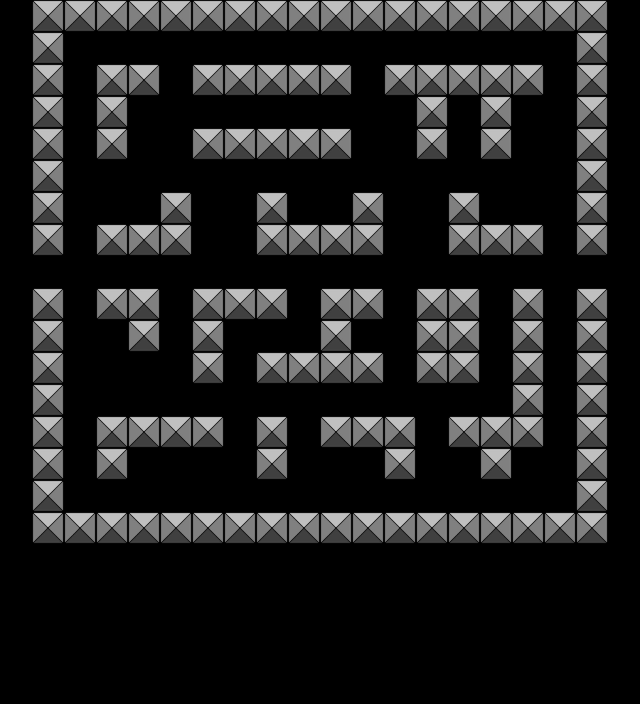

A 2D game scene composited from a Tiled map and its tileset images. What follows is a short description and the map's XML, with each tile layer's data collapsed to a summary:
An orthogonal 20x22 tile map with 32x32 px tiles, 1 tile layer (Mapa) and 154 objects (147x BolaLuz, 6x Fantasma, Jugador).

<map version="1.0" orientation="orthogonal" width="20" height="22" tilewidth="32" tileheight="32">
 <properties>
  <property name="BolaLuz" value="comida.png" />
  <property name="fantasma2" value="f2.png" />
  <property name="fantasma3" value="f3.png" />
  <property name="jugador" value="pacman.png" />
 </properties>
 <tileset firstgid="1" name="tile" tilewidth="32" tileheight="32" margin="0" spacing="0">
  <image source="tile2.png" width="32" height="32" />
 </tileset>
 <layer name="Mapa" width="20" height="22">
  <properties>
   <property name="collidable" value="" />
  </properties>
  <data>[440 cells, 141 non-empty, 1 distinct tile ids]</data>
 </layer>
 <objectgroup name="Objetos del Juego" width="20" height="22">
  <object name="pacman" type="Jugador" x="128" y="384" width="32" height="32">
   <properties>
    <property name="numFrames" value="2" />
    <property name="textureHeight" value="24" />
    <property name="textureID" value="jugador" />
    <property name="textureWidth" value="24" />
   </properties>
  </object>
  <object name="fantasma3" type="Fantasma" x="288" y="192" width="32" height="32">
   <properties>
    <property name="numFrames" value="1" />
    <property name="textureHeight" value="24" />
    <property name="textureID" value="fantasma3" />
    <property name="textureWidth" value="24" />
   </properties>
  </object>
  <object name="comida1" type="BolaLuz" x="64" y="32" width="32" height="32">
   <properties>
    <property name="numFrames" value="1" />
    <property name="textureHeight" value="24" />
    <property name="textureID" value="BolaLuz" />
    <property name="textureWidth" value="24" />
   </properties>
  </object>
  <object name="comida1" type="BolaLuz" x="96" y="32" width="32" height="32">
   <properties>
    <property name="numFrames" value="1" />
    <property name="textureHeight" value="24" />
    <property name="textureID" value="BolaLuz" />
    <property name="textureWidth" value="24" />
   </properties>
  </object>
  <object name="comida1" type="BolaLuz" x="128" y="32" width="32" height="32">
   <properties>
    <property name="numFrames" value="1" />
    <property name="textureHeight" value="24" />
    <property name="textureID" value="BolaLuz" />
    <property name="textureWidth" value="24" />
   </properties>
  </object>
  <object name="comida1" type="BolaLuz" x="160" y="32" width="32" height="32">
   <properties>
    <property name="numFrames" value="1" />
    <property name="textureHeight" value="24" />
    <property name="textureID" value="BolaLuz" />
    <property name="textureWidth" value="24" />
   </properties>
  </object>
  <object name="comida1" type="BolaLuz" x="192" y="32" width="32" height="32">
   <properties>
    <property name="numFrames" value="1" />
    <property name="textureHeight" value="24" />
    <property name="textureID" value="BolaLuz" />
    <property name="textureWidth" value="24" />
   </properties>
  </object>
  <object name="comida1" type="BolaLuz" x="288" y="480" width="32" height="32">
   <properties>
    <property name="numFrames" value="1" />
    <property name="textureHeight" value="24" />
    <property name="textureID" value="BolaLuz" />
    <property name="textureWidth" value="24" />
   </properties>
  </object>
  <object name="comida1" type="BolaLuz" x="320" y="448" width="32" height="32">
   <properties>
    <property name="numFrames" value="1" />
    <property name="textureHeight" value="24" />
    <property name="textureID" value="BolaLuz" />
    <property name="textureWidth" value="24" />
   </properties>
  </object>
  <object name="comida1" type="BolaLuz" x="352" y="448" width="32" height="32">
   <properties>
    <property name="numFrames" value="1" />
    <property name="textureHeight" value="24" />
    <property name="textureID" value="BolaLuz" />
    <property name="textureWidth" value="24" />
   </properties>
  </object>
  <object name="comida1" type="BolaLuz" x="416" y="480" width="32" height="32">
   <properties>
    <property name="numFrames" value="1" />
    <property name="textureHeight" value="24" />
    <property name="textureID" value="BolaLuz" />
    <property name="textureWidth" value="24" />
   </properties>
  </object>
  <object name="comida1" type="BolaLuz" x="480" y="480" width="32" height="32">
   <properties>
    <property name="numFrames" value="1" />
    <property name="textureHeight" value="24" />
    <property name="textureID" value="BolaLuz" />
    <property name="textureWidth" value="24" />
   </properties>
  </object>
  <object name="comida1" type="BolaLuz" x="512" y="480" width="32" height="32">
   <properties>
    <property name="numFrames" value="1" />
    <property name="textureHeight" value="24" />
    <property name="textureID" value="BolaLuz" />
    <property name="textureWidth" value="24" />
   </properties>
  </object>
  <object name="comida1" type="BolaLuz" x="544" y="416" width="32" height="32">
   <properties>
    <property name="numFrames" value="1" />
    <property name="textureHeight" value="24" />
    <property name="textureID" value="BolaLuz" />
    <property name="textureWidth" value="24" />
   </properties>
  </object>
  <object name="comida1" type="BolaLuz" x="551" y="152" width="32" height="32">
   <properties>
    <property name="numFrames" value="1" />
    <property name="textureHeight" value="24" />
    <property name="textureID" value="BolaLuz" />
    <property name="textureWidth" value="24" />
   </properties>
  </object>
  <object name="comida1" type="BolaLuz" x="542" y="117" width="32" height="32">
   <properties>
    <property name="numFrames" value="1" />
    <property name="textureHeight" value="24" />
    <property name="textureID" value="BolaLuz" />
    <property name="textureWidth" value="24" />
   </properties>
  </object>
  <object name="comida1" type="BolaLuz" x="545" y="56" width="32" height="32">
   <properties>
    <property name="numFrames" value="1" />
    <property name="textureHeight" value="24" />
    <property name="textureID" value="BolaLuz" />
    <property name="textureWidth" value="24" />
   </properties>
  </object>
  <object name="comida1" type="BolaLuz" x="510" y="36" width="32" height="32">
   <properties>
    <property name="numFrames" value="1" />
    <property name="textureHeight" value="24" />
    <property name="textureID" value="BolaLuz" />
    <property name="textureWidth" value="24" />
   </properties>
  </object>
  <object name="comida1" type="BolaLuz" x="472" y="30" width="32" height="32">
   <properties>
    <property name="numFrames" value="1" />
    <property name="textureHeight" value="24" />
    <property name="textureID" value="BolaLuz" />
    <property name="textureWidth" value="24" />
   </properties>
  </object>
  <object name="comida1" type="BolaLuz" x="440" y="30" width="32" height="32">
   <properties>
    <property name="numFrames" value="1" />
    <property name="textureHeight" value="24" />
    <property name="textureID" value="BolaLuz" />
    <property name="textureWidth" value="24" />
   </properties>
  </object>
  <object name="comida1" type="BolaLuz" x="404" y="32" width="32" height="32">
   <properties>
    <property name="numFrames" value="1" />
    <property name="textureHeight" value="24" />
    <property name="textureID" value="BolaLuz" />
    <property name="textureWidth" value="24" />
   </properties>
  </object>
  <object name="comida1" type="BolaLuz" x="364" y="34" width="32" height="32">
   <properties>
    <property name="numFrames" value="1" />
    <property name="textureHeight" value="24" />
    <property name="textureID" value="BolaLuz" />
    <property name="textureWidth" value="24" />
   </properties>
  </object>
  </objectgroup>
</map>
<!-- 132 of 154 objects omitted -->